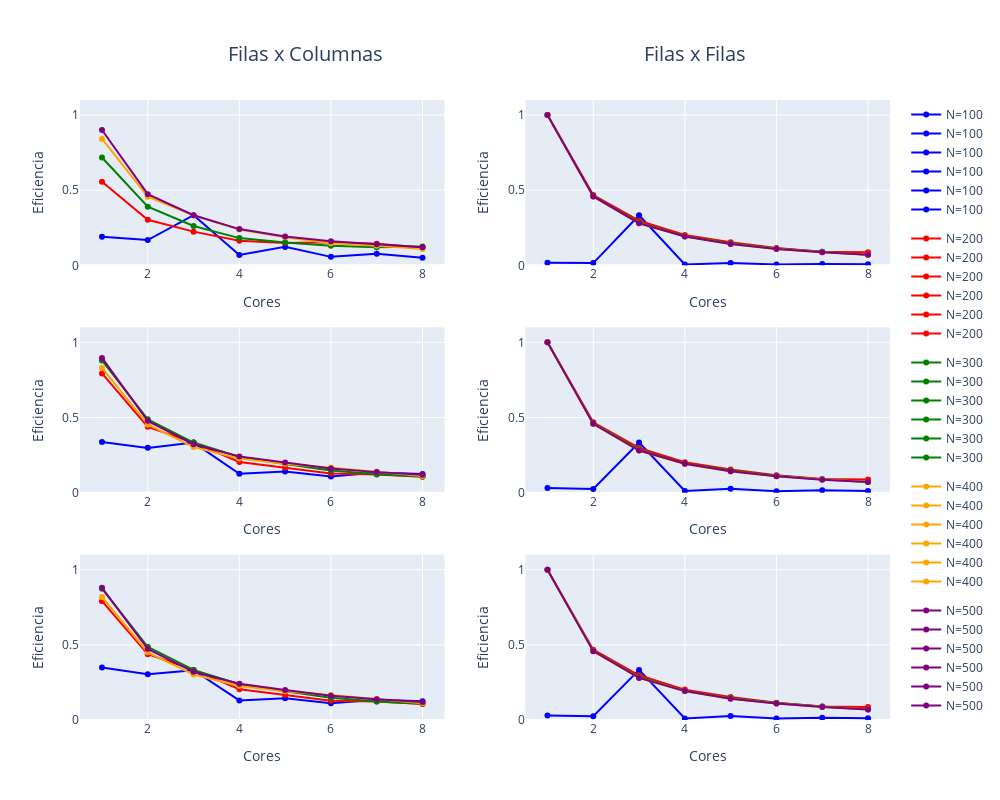

Write notebook code for a chart like this one.
### Markdown cell above
Finalmente, graficaremos la eficiencia

### Code cell
axis_range = [0, 1.1]

fig = make_subplots(rows=3, cols=2)
for i, n_value in enumerate(comparacion_prueba1['N'].unique()):
    color = colors[i % len(colors)]  # Seleccionar un color de la paleta
    # Gráficas sobre la maquina 1
    fig.add_trace(go.Scatter(x=comparacion_prueba1[comparacion_prueba1['N'] == n_value]['CORES'], 
                             y=comparacion_prueba1[comparacion_prueba1['N'] == n_value]['EFICIENCIA_x'], mode='lines+markers', name=f'N={n_value}', 
                             line=dict(color=color), showlegend=True, legendgroup=f"N={n_value}"), row=1, col=1)
    fig.update_yaxes(range=axis_range, row=1, col=1)
    fig.add_trace(go.Scatter(x=comparacion_prueba1[comparacion_prueba1['N'] == n_value]['CORES'], 
                             y=comparacion_prueba1[comparacion_prueba1['N'] == n_value]['EFICIENCIA_y'], mode='lines+markers', name=f'N={n_value}', 
                             line=dict(color=color), showlegend=True, legendgroup=f"N={n_value}"), row=1, col=2)
    fig.update_yaxes(range=axis_range, row=1, col=2)
    # Gráficas sobre la maquina 2
    fig.add_trace(go.Scatter(x=comparacion_prueba2[comparacion_prueba2['N'] == n_value]['CORES'], 
                             y=comparacion_prueba2[comparacion_prueba2['N'] == n_value]['EFICIENCIA_x'], mode='lines+markers', name=f'N={n_value}', 
                             line=dict(color=color), showlegend=True, legendgroup=f"N={n_value}"), row=2, col=1)
    fig.update_yaxes(range=axis_range, row=2, col=1)
    fig.add_trace(go.Scatter(x=comparacion_prueba2[comparacion_prueba2['N'] == n_value]['CORES'], 
                             y=comparacion_prueba2[comparacion_prueba2['N'] == n_value]['EFICIENCIA_y'], mode='lines+markers', name=f'N={n_value}', 
                             line=dict(color=color), showlegend=True, legendgroup=f"N={n_value}"), row=2, col=2)
    fig.update_yaxes(range=axis_range, row=2, col=2)
    # Gráficas sobre la maquina 3
    fig.add_trace(go.Scatter(x=comparacion_prueba3[comparacion_prueba3['N'] == n_value]['CORES'], 
                             y=comparacion_prueba3[comparacion_prueba3['N'] == n_value]['EFICIENCIA_x'], mode='lines+markers', name=f'N={n_value}', 
                             line=dict(color=color), showlegend=True, legendgroup=f"N={n_value}"), row=3, col=1)
    fig.update_yaxes(range=axis_range, row=3, col=1)
    fig.add_trace(go.Scatter(x=comparacion_prueba3[comparacion_prueba3['N'] == n_value]['CORES'], 
                             y=comparacion_prueba3[comparacion_prueba3['N'] == n_value]['EFICIENCIA_y'], mode='lines+markers', name=f'N={n_value}', 
                             line=dict(color=color), showlegend=True, legendgroup=f"N={n_value}"), row=3, col=2)
    fig.update_yaxes(range=axis_range, row=3, col=2)

# Actualizar el diseño del gráfico
fig.update_xaxes(title_text="Cores", row=1, col=1)
fig.update_yaxes(title_text="Eficiencia", row=1, col=1)

fig.update_xaxes(title_text="Cores", row=1, col=2)
fig.update_yaxes(title_text="Eficiencia", row=1, col=2)

fig.update_xaxes(title_text="Cores", row=2, col=1)
fig.update_yaxes(title_text="Eficiencia", row=2, col=1)

fig.update_xaxes(title_text="Cores", row=2, col=2)
fig.update_yaxes(title_text="Eficiencia", row=2, col=2)

fig.update_xaxes(title_text="Cores", row=3, col=1)
fig.update_yaxes(title_text="Eficiencia", row=3, col=1)

fig.update_xaxes(title_text="Cores", row=3, col=2)
fig.update_yaxes(title_text="Eficiencia", row=3, col=2)

fig.update_layout(annotations=[
    dict(text="Filas x Columnas", x=0.18, y=1.1, xref="paper", yref="paper", showarrow=False, font=dict(size=20)),
    dict(text="Filas x Filas", x=0.825, y=1.1, xref="paper", yref="paper", showarrow=False, font=dict(size=20))
])

fig.update_layout(height=800, width=1000)
# Mostrar el gráfico
fig.show()

### Figure 1 — Plotly figure (JSON) as saved in the notebook; plotly's stock layout.template omitted (floating-point values rounded to 4 significant figures)
{"data": [{"legendgroup": "N=100", "line": {"color": "blue"}, "mode": "lines+markers", "name": "N=100", "showlegend": true, "type": "scatter", "x": [1, 2, 3, 4, 5, 6, 7, 8], "xaxis": "x", "y": [0.1899, 0.1679, 0.3333, 0.06864, 0.1228, 0.05637, 0.07739, 0.04986], "yaxis": "y"}, {"legendgroup": "N=100", "line": {"color": "blue"}, "mode": "lines+markers", "name": "N=100", "showlegend": true, "type": "scatter", "x": [1, 2, 3, 4, 5, 6, 7, 8], "xaxis": "x2", "y": [0.01759, 0.01474, 0.3333, 0.0063, 0.01622, 0.005924, 0.009421, 0.006569], "yaxis": "y2"}, {"legendgroup": "N=100", "line": {"color": "blue"}, "mode": "lines+markers", "name": "N=100", "showlegend": true, "type": "scatter", "x": [1, 2, 3, 4, 5, 6, 7, 8], "xaxis": "x3", "y": [0.3369, 0.298, 0.3333, 0.1253, 0.1408, 0.1074, 0.1337, 0.1247], "yaxis": "y3"}, {"legendgroup": "N=100", "line": {"color": "blue"}, "mode": "lines+markers", "name": "N=100", "showlegend": true, "type": "scatter", "x": [1, 2, 3, 4, 5, 6, 7, 8], "xaxis": "x4", "y": [0.03023, 0.02507, 0.3333, 0.01075, 0.02676, 0.01004, 0.01563, 0.01104], "yaxis": "y4"}, {"legendgroup": "N=100", "line": {"color": "blue"}, "mode": "lines+markers", "name": "N=100", "showlegend": true, "type": "scatter", "x": [1, 2, 3, 4, 5, 6, 7, 8], "xaxis": "x5", "y": [0.3497, 0.3045, 0.3308, 0.1302, 0.1443, 0.1111, 0.1348, 0.125], "yaxis": "y5"}, {"legendgroup": "N=100", "line": {"color": "blue"}, "mode": "lines+markers", "name": "N=100", "showlegend": true, "type": "scatter", "x": [1, 2, 3, 4, 5, 6, 7, 8], "xaxis": "x6", "y": [0.03023, 0.02507, 0.3333, 0.01075, 0.02676, 0.01004, 0.01563, 0.01104], "yaxis": "y6"}, {"legendgroup": "N=200", "line": {"color": "red"}, "mode": "lines+markers", "name": "N=200", "showlegend": true, "type": "scatter", "x": [1, 2, 3, 4, 5, 6, 7, 8], "xaxis": "x", "y": [0.5554, 0.3028, 0.2242, 0.1629, 0.149, 0.1531, 0.1429, 0.1194], "yaxis": "y"}, {"legendgroup": "N=200", "line": {"color": "red"}, "mode": "lines+markers", "name": "N=200", "showlegend": true, "type": "scatter", "x": [1, 2, 3, 4, 5, 6, 7, 8], "xaxis": "x2", "y": [1, 0.4678, 0.2974, 0.2021, 0.1536, 0.1155, 0.09053, 0.08708], "yaxis": "y2"}, {"legendgroup": "N=200", "line": {"color": "red"}, "mode": "lines+markers", "name": "N=200", "showlegend": true, "type": "scatter", "x": [1, 2, 3, 4, 5, 6, 7, 8], "xaxis": "x3", "y": [0.7935, 0.4378, 0.3333, 0.2041, 0.1655, 0.1276, 0.1216, 0.1058], "yaxis": "y3"}, {"legendgroup": "N=200", "line": {"color": "red"}, "mode": "lines+markers", "name": "N=200", "showlegend": true, "type": "scatter", "x": [1, 2, 3, 4, 5, 6, 7, 8], "xaxis": "x4", "y": [1, 0.4678, 0.2974, 0.2022, 0.1538, 0.1156, 0.09063, 0.08715], "yaxis": "y4"}, {"legendgroup": "N=200", "line": {"color": "red"}, "mode": "lines+markers", "name": "N=200", "showlegend": true, "type": "scatter", "x": [1, 2, 3, 4, 5, 6, 7, 8], "xaxis": "x5", "y": [0.7904, 0.4378, 0.3333, 0.2052, 0.1665, 0.1285, 0.1223, 0.1061], "yaxis": "y5"}, {"legendgroup": "N=200", "line": {"color": "red"}, "mode": "lines+markers", "name": "N=200", "showlegend": true, "type": "scatter", "x": [1, 2, 3, 4, 5, 6, 7, 8], "xaxis": "x6", "y": [1, 0.4678, 0.2974, 0.2022, 0.1538, 0.1156, 0.09063, 0.08715], "yaxis": "y6"}, {"legendgroup": "N=300", "line": {"color": "green"}, "mode": "lines+markers", "name": "N=300", "showlegend": true, "type": "scatter", "x": [1, 2, 3, 4, 5, 6, 7, 8], "xaxis": "x", "y": [0.7174, 0.3904, 0.2616, 0.1811, 0.1522, 0.1306, 0.1208, 0.125], "yaxis": "y"}, {"legendgroup": "N=300", "line": {"color": "green"}, "mode": "lines+markers", "name": "N=300", "showlegend": true, "type": "scatter", "x": [1, 2, 3, 4, 5, 6, 7, 8], "xaxis": "x2", "y": [1, 0.4605, 0.2859, 0.1936, 0.1468, 0.1123, 0.08955, 0.0706], "yaxis": "y2"}, {"legendgroup": "N=300", "line": {"color": "green"}, "mode": "lines+markers", "name": "N=300", "showlegend": true, "type": "scatter", "x": [1, 2, 3, 4, 5, 6, 7, 8], "xaxis": "x3", "y": [0.8798, 0.4881, 0.3333, 0.2373, 0.1907, 0.1477, 0.1229, 0.1072], "yaxis": "y3"}, {"legendgroup": "N=300", "line": {"color": "green"}, "mode": "lines+markers", "name": "N=300", "showlegend": true, "type": "scatter", "x": [1, 2, 3, 4, 5, 6, 7, 8], "xaxis": "x4", "y": [1, 0.4605, 0.2859, 0.1936, 0.1469, 0.1124, 0.08963, 0.07066], "yaxis": "y4"}, {"legendgroup": "N=300", "line": {"color": "green"}, "mode": "lines+markers", "name": "N=300", "showlegend": true, "type": "scatter", "x": [1, 2, 3, 4, 5, 6, 7, 8], "xaxis": "x5", "y": [0.8737, 0.4868, 0.3333, 0.2381, 0.1915, 0.1486, 0.1236, 0.1075], "yaxis": "y5"}, {"legendgroup": "N=300", "line": {"color": "green"}, "mode": "lines+markers", "name": "N=300", "showlegend": true, "type": "scatter", "x": [1, 2, 3, 4, 5, 6, 7, 8], "xaxis": "x6", "y": [1, 0.4605, 0.2859, 0.1936, 0.1469, 0.1124, 0.08963, 0.07066], "yaxis": "y6"}, {"legendgroup": "N=400", "line": {"color": "orange"}, "mode": "lines+markers", "name": "N=400", "showlegend": true, "type": "scatter", "x": [1, 2, 3, 4, 5, 6, 7, 8], "xaxis": "x", "y": [0.8411, 0.457, 0.3333, 0.2379, 0.1873, 0.1472, 0.1295, 0.1091], "yaxis": "y"}, {"legendgroup": "N=400", "line": {"color": "orange"}, "mode": "lines+markers", "name": "N=400", "showlegend": true, "type": "scatter", "x": [1, 2, 3, 4, 5, 6, 7, 8], "xaxis": "x2", "y": [1, 0.4571, 0.2797, 0.191, 0.1413, 0.109, 0.08697, 0.07053], "yaxis": "y2"}, {"legendgroup": "N=400", "line": {"color": "orange"}, "mode": "lines+markers", "name": "N=400", "showlegend": true, "type": "scatter", "x": [1, 2, 3, 4, 5, 6, 7, 8], "xaxis": "x3", "y": [0.8302, 0.4538, 0.3034, 0.2265, 0.1918, 0.1667, 0.1392, 0.1108], "yaxis": "y3"}, {"legendgroup": "N=400", "line": {"color": "orange"}, "mode": "lines+markers", "name": "N=400", "showlegend": true, "type": "scatter", "x": [1, 2, 3, 4, 5, 6, 7, 8], "xaxis": "x4", "y": [1, 0.4571, 0.2798, 0.1911, 0.1414, 0.109, 0.08702, 0.07057], "yaxis": "y4"}, {"legendgroup": "N=400", "line": {"color": "orange"}, "mode": "lines+markers", "name": "N=400", "showlegend": true, "type": "scatter", "x": [1, 2, 3, 4, 5, 6, 7, 8], "xaxis": "x5", "y": [0.8184, 0.4503, 0.3023, 0.2263, 0.1917, 0.1667, 0.1393, 0.1111], "yaxis": "y5"}, {"legendgroup": "N=400", "line": {"color": "orange"}, "mode": "lines+markers", "name": "N=400", "showlegend": true, "type": "scatter", "x": [1, 2, 3, 4, 5, 6, 7, 8], "xaxis": "x6", "y": [1, 0.4571, 0.2798, 0.1911, 0.1414, 0.109, 0.08702, 0.07057], "yaxis": "y6"}, {"legendgroup": "N=500", "line": {"color": "purple"}, "mode": "lines+markers", "name": "N=500", "showlegend": true, "type": "scatter", "x": [1, 2, 3, 4, 5, 6, 7, 8], "xaxis": "x", "y": [0.9005, 0.4733, 0.3333, 0.2411, 0.1916, 0.1606, 0.1405, 0.1196], "yaxis": "y"}, {"legendgroup": "N=500", "line": {"color": "purple"}, "mode": "lines+markers", "name": "N=500", "showlegend": true, "type": "scatter", "x": [1, 2, 3, 4, 5, 6, 7, 8], "xaxis": "x2", "y": [1, 0.4581, 0.2802, 0.1921, 0.1418, 0.109, 0.08623, 0.07052], "yaxis": "y2"}, {"legendgroup": "N=500", "line": {"color": "purple"}, "mode": "lines+markers", "name": "N=500", "showlegend": true, "type": "scatter", "x": [1, 2, 3, 4, 5, 6, 7, 8], "xaxis": "x3", "y": [0.8967, 0.4778, 0.3222, 0.2414, 0.2, 0.1606, 0.1367, 0.1189], "yaxis": "y3"}, {"legendgroup": "N=500", "line": {"color": "purple"}, "mode": "lines+markers", "name": "N=500", "showlegend": true, "type": "scatter", "x": [1, 2, 3, 4, 5, 6, 7, 8], "xaxis": "x4", "y": [1, 0.4582, 0.2803, 0.1922, 0.1419, 0.1091, 0.08633, 0.0706], "yaxis": "y4"}, {"legendgroup": "N=500", "line": {"color": "purple"}, "mode": "lines+markers", "name": "N=500", "showlegend": true, "type": "scatter", "x": [1, 2, 3, 4, 5, 6, 7, 8], "xaxis": "x5", "y": [0.8796, 0.4732, 0.3207, 0.2411, 0.2, 0.1612, 0.1374, 0.1196], "yaxis": "y5"}, {"legendgroup": "N=500", "line": {"color": "purple"}, "mode": "lines+markers", "name": "N=500", "showlegend": true, "type": "scatter", "x": [1, 2, 3, 4, 5, 6, 7, 8], "xaxis": "x6", "y": [1, 0.4582, 0.2803, 0.1922, 0.1419, 0.1091, 0.08633, 0.0706], "yaxis": "y6"}], "layout": {"annotations": [{"font": {"size": 20}, "showarrow": false, "text": "Filas x Columnas", "x": 0.18, "xref": "paper", "y": 1.1, "yref": "paper"}, {"font": {"size": 20}, "showarrow": false, "text": "Filas x Filas", "x": 0.825, "xref": "paper", "y": 1.1, "yref": "paper"}], "height": 800, "width": 1000, "xaxis": {"anchor": "y", "domain": [0, 0.45], "title": {"text": "Cores"}}, "xaxis2": {"anchor": "y2", "domain": [0.55, 1], "title": {"text": "Cores"}}, "xaxis3": {"anchor": "y3", "domain": [0, 0.45], "title": {"text": "Cores"}}, "xaxis4": {"anchor": "y4", "domain": [0.55, 1], "title": {"text": "Cores"}}, "xaxis5": {"anchor": "y5", "domain": [0, 0.45], "title": {"text": "Cores"}}, "xaxis6": {"anchor": "y6", "domain": [0.55, 1], "title": {"text": "Cores"}}, "yaxis": {"anchor": "x", "domain": [0.7333, 1], "range": [0, 1.1], "title": {"text": "Eficiencia"}}, "yaxis2": {"anchor": "x2", "domain": [0.7333, 1], "range": [0, 1.1], "title": {"text": "Eficiencia"}}, "yaxis3": {"anchor": "x3", "domain": [0.3667, 0.6333], "range": [0, 1.1], "title": {"text": "Eficiencia"}}, "yaxis4": {"anchor": "x4", "domain": [0.3667, 0.6333], "range": [0, 1.1], "title": {"text": "Eficiencia"}}, "yaxis5": {"anchor": "x5", "domain": [0, 0.2667], "range": [0, 1.1], "title": {"text": "Eficiencia"}}, "yaxis6": {"anchor": "x6", "domain": [0, 0.2667], "range": [0, 1.1], "title": {"text": "Eficiencia"}}}}
